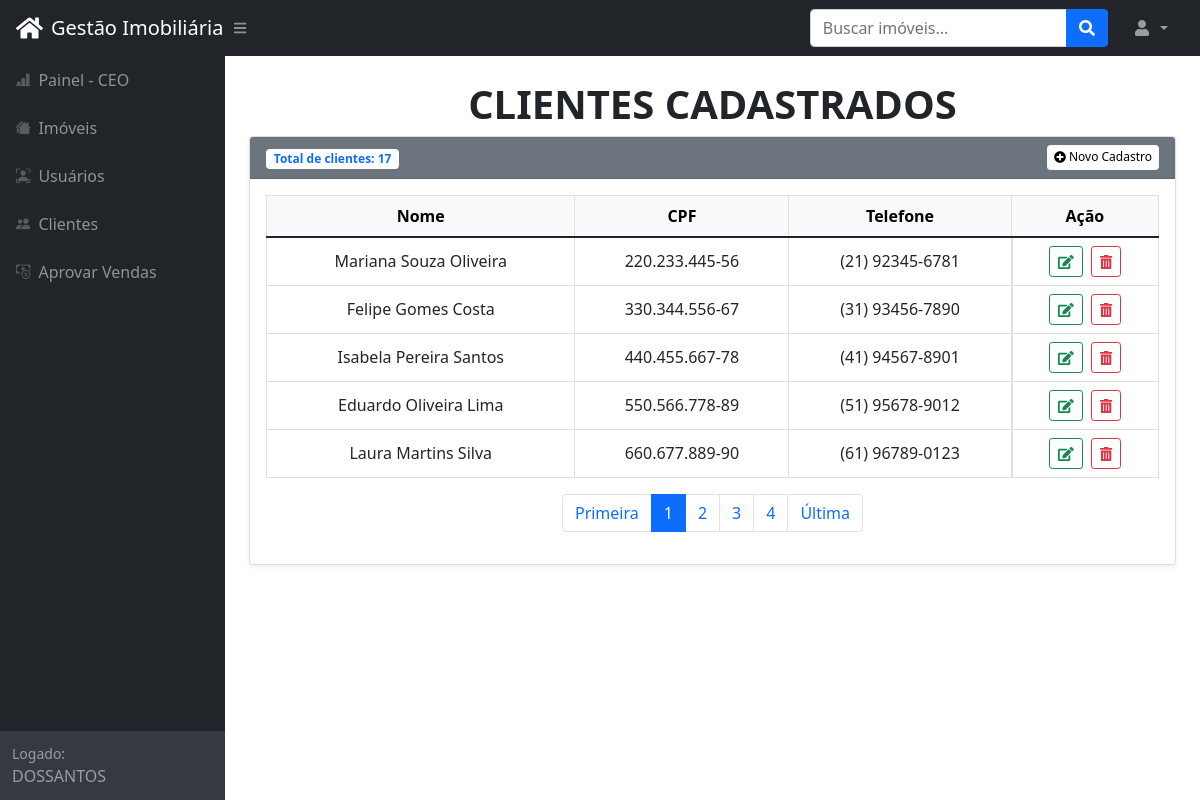
Page /clientes (signed in) on the committed database.
### tables this page shows
CREATE TABLE `clientes` (
  `CD_CLIENTE` int(11) NOT NULL,
  `NOME` varchar(90) NOT NULL,
  `CPF` varchar(11) NOT NULL,
  `TELEFONE` varchar(15) NOT NULL
);

### classes/db.class.php (called while the page is built, shortened)
<?php
class BD {
    private static $conn;
    public static function conn() {
        if (is_null(self::$conn)) {
            try {
                self::$conn = new PDO('mysql:host=localhost;port=3307;dbname=imoveis;', 'root', '');
                self::$conn->setAttribute(PDO::ATTR_ERRMODE, PDO::ERRMODE_EXCEPTION);
            } catch (PDOException $e) {
                die("Erro de conexão com o banco de dados: " . $e->getMessage());
            }
        }
        return self::$conn;
    }
}
?>

### classes/cadastro.class.php (called while the page is built, shortened)
<?php
class Cadastro extends BD {
    private $numRows;
    public function __construct($tabela = 'USUARIO') {
        $this->numRows = 0;
    }
    private function setNumRows($nr) {
        $this->numRows = $nr;
    }
    public function getNumRows() {
        return $this->numRows;
    }
    public function listaClientes($pg=1,$max=500) {
        $t = $this->getTotalClientesCadastrados();
        $sql = "SELECT * FROM clientes limit " . (($pg * $max)-$max).', '.$max;
        try {
            $stmt = self::conn()->query($sql);
            return $stmt->fetchAll(PDO::FETCH_OBJ);
        } catch (PDOException $e) {
            echo 'Erro ao listar clientes: ' . htmlspecialchars($e->getMessage());
            return false;
        }
    }
    public function getTotalClientesCadastrados() {
        $sql = "SELECT COUNT(CD_CLIENTE) AS QTDE FROM clientes";
        try {
            $stmt = self::conn()->query($sql);
            return $stmt->fetchObject();
        } catch (PDOException $e) {
            echo 'Erro ao contar clientes: ' . htmlspecialchars($e->getMessage());
            return false;
        }
    }
}
?>

### config.php (called while the page is built, shortened)
<?php
require_once('classes/db.class.php');
include_once('classes/cadastro.class.php');
$base = 'http://localhost/imobiliaria';
?>

### pages/clientes.php (the view, shortened to what this page needs)
<div class="container-fluid px-4">
    <h1 class="mt-4 text-center text-dark fw-bold text-uppercase">Clientes Cadastrados</h1>
    <div class="card shadow-sm mb-4">
        <div class="card-header d-flex justify-content-between align-items-center bg-secondary text-white">
            <div>
                <?php
                $cad = new Cadastro();
                $tot_users = $cad->getTotalClientesCadastrados();
                if (!empty($tot_users)) {
                    echo '<span class="badge bg-white text-primary">Total de clientes: ' . htmlspecialchars($tot_users->QTDE) . '</span>';
                }
                ?>
            </div>
            <?php if (getPermissaoUsuario('clientes', $permissoes, $grupoUsuario, 'CadCliente')) { ?>
                <a href="<?php echo htmlspecialchars($base); ?>/cadastro_cliente" class="btn btn-light btn-sm" style="padding: 0.2em 0.5em; font-size: 0.75em; background-color: #fff; color: #000">
                    <i class="fas fa-plus-circle"></i> Novo Cadastro
                </a>
            <?php } ?>
        </div>
        <div class="card-body">
            <div class="table-responsive">
                <table class="table table-hover table-bordered text-center align-middle">
                    <thead class="table-light">
                        <tr>
                            <th>Nome</th>
                            <th>CPF</th>
                            <th>Telefone</th>
                            <th>Ação</th>
                        </tr>
                    </thead>
                    <tbody>
                        <?php
                        $pg = empty($cd) ? 1 : $cd;
                        $maximo = 5;
                        $clientes = $cad->listaClientes($pg, $maximo);
                        if (!empty($clientes)) {
                            foreach ($clientes as $cliente) { ?>
                                <tr>
                                    <td><?php echo htmlspecialchars($cliente->NOME); ?></td>
                                    <td><?php echo formatarCPF($cliente->CPF); ?></td>
                                    <td><?php echo formatarTelefone($cliente->TELEFONE); ?></td>
                                    <td class="d-flex gap-2 justify-content-center">
                                        <?php if (getPermissaoUsuario('clientes', $permissoes, $grupoUsuario, 'editar')) { ?>
                                            <a href="<?php echo htmlspecialchars(rtrim($base, '/') . '/cadastro_cliente/' . $cliente->CD_CLIENTE); ?>" class="btn btn-outline-success btn-sm" onclick="editarCliente(event)">
                                                <i class="fas fa-edit"></i>
                                            </a>
                                        <?php } ?>
                                        <?php if (getPermissaoUsuario('clientes', $permissoes, $grupoUsuario, 'excluir')) { ?>
                                            <a href="<?php echo htmlspecialchars(rtrim($base, '/') . '/confirmar/' . $cliente->CD_CLIENTE . '/3'); ?>" class="btn btn-outline-danger btn-sm" onclick="excluirCliente(event)">
                                                <i class="fas fa-trash-alt"></i>
                                            </a>
                                        <?php } ?>
                                    </td>
                                </tr>
                            <?php }
                        } else {
                            echo '<tr><td colspan="4" class="text-muted text-center">Nenhum cliente cadastrado</td></tr>';
                        }
                        ?>
                    </tbody>
                </table>
            </div>
            <nav>
                <ul class="pagination justify-content-center">
                    <?php
                    $total = $cad->getNumRows();
                    $pags = ceil($total / $maximo);
                    $links = 5;
                    echo '<li class="page-item"><a class="page-link" href="' . $base . '/' . $arquivo . '/1">Primeira</a></li>';
                    echo '<li class="page-item active"><span class="page-link">' . $pg . '</span></li>';
                    for ($i = $pg + 1; $i <= $pg + $links; $i++) {
                        if ($i <= $pags) {
                            echo '<li class="page-item"><a class="page-link" href="' . $base . '/' . $arquivo . '/' . $i . '">' . $i . '</a></li>';
                        }
                    }
                    echo '<li class="page-item"><a class="page-link" href="' . $base . '/' . $arquivo . '/' . $pags . '">Última</a></li>';
                    ?>
                </ul>
            </nav>
        </div>
    </div>
</div>
<?php
function formatarCPF($cpf) {
    return preg_replace('/(\d{3})(\d{3})(\d{3})(\d{2})/', '$1.$2.$3-$4', $cpf);
}
function formatarTelefone($telefone) {
    if (strlen($telefone) == 10) {
        return preg_replace('/(\d{2})(\d{4})(\d{4})/', '($1) $2-$3', $telefone);
    } elseif (strlen($telefone) == 11) {
        return preg_replace('/(\d{2})(\d{5})(\d{4})/', '($1) $2-$3', $telefone);
    }
    return $telefone;
}
?>

### rows in the picture
clientes: NOME "Mariana Souza Oliveira", CPF "220.233.445-56", TELEFONE "(21) 92345-6781"
clientes: NOME "Felipe Gomes Costa", CPF "330.344.556-67", TELEFONE "(31) 93456-7890"
clientes: NOME "Isabela Pereira Santos", CPF "440.455.667-78", TELEFONE "(41) 94567-8901"
clientes: NOME "Eduardo Oliveira Lima", CPF "550.566.778-89", TELEFONE "(51) 95678-9012"
clientes: NOME "Laura Martins Silva", CPF "660.677.889-90", TELEFONE "(61) 96789-0123"

### other values in the picture
$menu['leg'] "Painel - CEO"
$menu['leg'] "Imóveis"
$menu['leg'] "Usuários"
$menu['leg'] "Clientes"
$menu['leg'] "Aprovar Vendas"
$_SESSION['imoveis_usuario'] "DOSSANTOS"
$tot_users->QTDE "17"
$pg "1"
